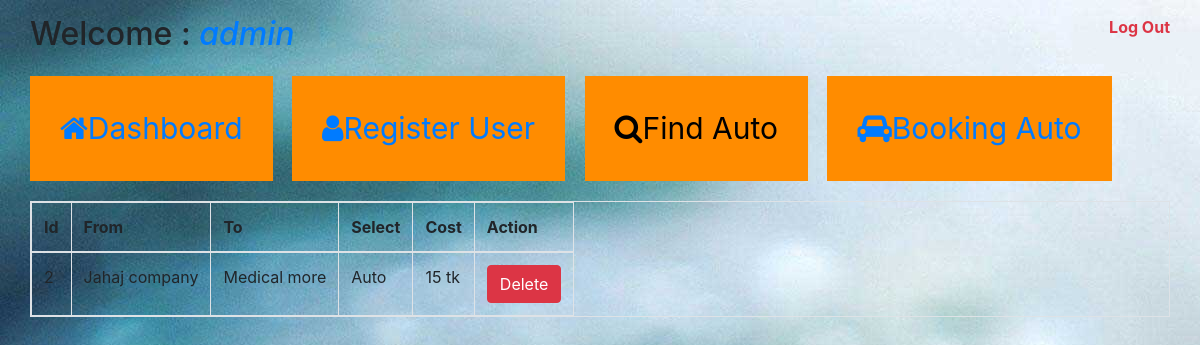
The app's page /findauto.php (signed in) with its own data.
### tables this page shows
CREATE TABLE IF NOT EXISTS `find` (
  `id` int(11) NOT NULL AUTO_INCREMENT,
  `start` varchar(255) DEFAULT NULL,
  `stop` varchar(255) DEFAULT NULL,
  `select1` varchar(255) DEFAULT NULL,
  `cost` varchar(50) DEFAULT NULL,
  PRIMARY KEY (`id`)
);

### session.php (called while the page is built, shortened)
<?php
$connection = mysql_connect("localhost", "root", "");
$user_check=$_SESSION['login_user'];
$ses_sql=mysql_query("select username from login where username='$user_check'", $connection);
$row = mysql_fetch_assoc($ses_sql);
$login_session =$row['username'];
?>

### findauto.php (the view, shortened to what this page needs)
<?php
include('session.php');
include('server1.php');
?>
<!DOCTYPE html>
<html>
	<head>
		<link href="css/bootstrap-grid.min.css" rel="stylesheet" type="text/css">
		<link href="css/bootstrap.min.css" rel="stylesheet" type="text/css">
		<link rel="stylesheet" href="css/font-awesome.min.css">
		<link href="css/style.css" rel="stylesheet" type="text/css">
	</head>
	<body>
		<div class="">
			<div class="container">
				<div class="row">
					<div id="profile" class="profile">
						<h2 id="welcome" class="float-left">Welcome : <i class="text-primary"><?php echo $login_session; ?></i></h2>
						<b id="logout" class="float-right"><a href="logout.php" class="text-danger">Log Out</a></b>
					</div>
				</div>
				<div class="row">
					<div class="overview">
						<div class="demo1">
							<a href="profile.php"><i class="fa fa-home"></i>Dashboard</a>
						</div>
						<div class="demo1">
							<a href="registeruser.php"><i class="fa fa-user"></i>Register User</a>
						</div>
						<div class="demo1">
							<a href="bookingauto.php" class="active"><i class="fa fa-search"></i>Find Auto</a>
						</div>
						<div class="demo1">
							<a href="bookingauto.php"><i class="fa fa-car"></i>Booking Auto</a>
						</div>
					</div>
					<?php $results = mysqli_query($db,"SELECT * FROM find") ?>
					<table class="table table-bordered table-responsive">
						<thead>
							<tr>
								<th>Id </th>
								<th>From </th>
								<th>To </th>
								<th>Select</th>
								<th>Cost </th>
								<th colspan="2">Action </th>
							</tr>
						</thead>
						<?php while($row= mysqli_fetch_array($results)) { ?>
						<tbody>
							<tr>
								<td> <?php echo $row['id']; ?> </td>
								<td> <?php echo $row['start']; ?> </td>
								<td> <?php echo $row['stop']; ?> </td>
								<td> <?php echo $row['select1']; ?> </td>
								<td> <?php echo $row['cost']; ?> </td>
								<td>
									<a href="server1.php?del=<?php echo $row['id'] ?> " class="btn btn-danger">Delete</a>
								</td>
							</tr>
						</tbody>
						<?php } ?>
					</table>
				</div>
			</div>
		</div>
	</body>
</html>

### css/style.css (style rules this page uses)
* { padding: 0px; margin: 0px; }
body { background-image: url(../images/bg.jpg); }
#profile { width: 100%; margin:15px 0px; }
.overview { margin-bottom: 20px; }
.demo1 { background-color: darkorange; display: inline-block; font-size: 30px; padding: 30px; margin-right: 15px; }
.active { color:#000; }
.demo1 a { text-decoration: none; }

### records on screen
find: id "2", start "Jahaj company", stop "Medical more", select1 "Auto", cost "15 tk"

### other values on screen
$login_session "admin"
